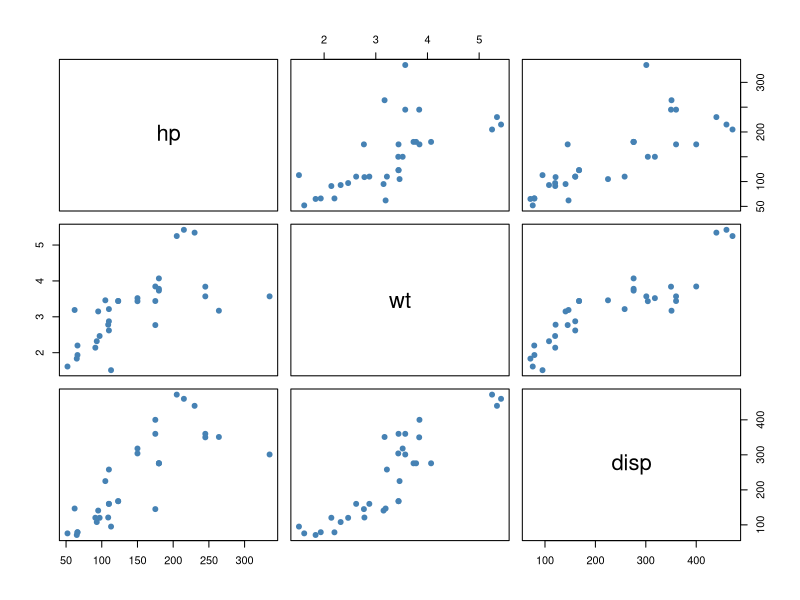

The R script that drew this image:
## ---- chunk 1
#| echo: false
library(tidyverse)
library(car)
## ---- chunk 2
mtcars
## ---- chunk 3

mtcars_df <-
  mtcars |>
  rownames_to_column("car")
rmarkdown::paged_table(mtcars_df)
## ---- chunk 4

mtcars_lm_full <- lm(mpg ~ hp + wt + disp, data = mtcars_df)
## ---- chunk 5
summary(mtcars_lm_full)
## ---- chunk 6
mtcars_lm_hp <- lm(mpg ~ hp, data = mtcars_df)

summary(mtcars_lm_hp)$coefficients
summary(mtcars_lm_full)$coefficients
## ---- chunk 7
formula(mtcars_lm_full)
## ---- chunk 8
formula(mtcars_lm_hp)
formula(mtcars_lm_full)
## ---- chunk 9
mtcars_lm_null <- lm(mpg ~ 1, data = mtcars_df)
anova(mtcars_lm_null, mtcars_lm_full)
## ---- chunk 10
summary(mtcars_lm_full)
## ---- chunk 11
mtcars_lm_reduced <- lm(mpg ~ hp, data = mtcars_df)

anova(mtcars_lm_reduced, mtcars_lm_full)
## ---- chunk 12
drop1(mtcars_lm_full, test = "F")
summary(mtcars_lm_full)$coefficients
## ---- chunk 13
t_value_disp <-
  summary(mtcars_lm_full)$coefficients["disp", "t value"]

t_value_disp^2
drop1(mtcars_lm_full, test = "F")
## ---- chunk 14
summary(mtcars_lm_full)$r.squared
## ---- chunk 15
summary(mtcars_lm_full)$adj.r.squared
## ---- chunk 16
mtcars_df |>
  select(hp, wt, disp) |>
  pairs(pch = 19, col = "steelblue") 
## ---- chunk 17
mtcars_df |>
  select(hp, wt, disp) |>
  cor()
## ---- chunk 18
vif(mtcars_lm_full)
## ---- chunk 19
x_predictors <-
  model.matrix(mtcars_lm_full)[, -1] |>
  scale(center = TRUE, scale = TRUE)

kappa(x_predictors, exact = TRUE) # exact = TRUE 
## ---- chunk 20
svd_x <- svd(x_predictors, nu = 0, nv = 0)$d

svd_x
max(svd_x) / min(svd_x)
## ---- chunk 21
kappa(model.matrix(mtcars_lm_full))
kappa(x_predictors, exact = TRUE)
# exact logical. Should the result be exact (up to small rounding error) as opposed to fast (but quite inaccurate)?
